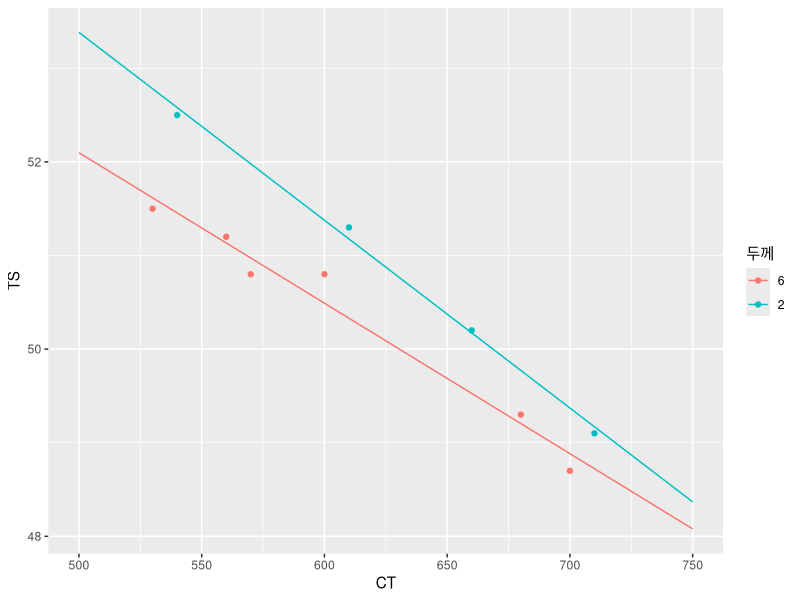

This chart was generated by the following R code:
## ---- chunk 1
library(tidyverse)
## ---- chunk 2
tibble(package = c("tidyverse", "stats", "broom")) %>%
  mutate(version = map_chr(
    package, 
    ~ packageDescription(.x, fields = c("Version"))[1])) %>%
  knitr::kable()
## ---- chunk 3
train_df <- tribble(
  ~age, ~height, ~weight,
  21, 170, 60,
  47, 167, 65,
  36, 173, 67,
  15, 165, 54,
  54, 168, 73,
  25, 177, 71,
  32, 169, 68,
  18, 172, 62,
  43, 171, 66,
  28, 175, 68
)

knitr::kable(
  train_df, booktabs = TRUE,
  align = c('r', 'r', 'r'),
  col.names = c('나이 (age)', '키 (height)', '몸무게 (weight)'),
  caption = '나이, 키, 몸무게 데이터'
)
## ---- chunk 4
lm_fit <- lm(weight ~ age + height, data = train_df)
## ---- chunk 5
coef(lm_fit)
## ---- chunk 6
vcov(lm_fit)
## ---- chunk 7
predict(lm_fit, newdata = tibble(age = 40, height = 170),
        interval = "confidence", level = 0.95)
## ---- chunk 8
n <- nrow(train_df)
X <- cbind(
  intercept = rep(1, n), 
  train_df[, c("age", "height")] %>% as.matrix()
)
y <- train_df[, c("weight")] %>% as.matrix()
k <- ncol(X) - 1

# regression coefficient
beta_hat <- solve(t(X) %*% X) %*% t(X) %*% y

# response estimate
y_hat <- X %*% beta_hat

# MSE
MSE <- sum((y - y_hat) ^ 2) / (n - k - 1)
## ---- chunk 9
# variance of y_hat on new_x
new_x <- matrix(c(
  intercept = 1,
  age = 40,
  height = 170
), ncol = 1)

new_y_hat <- t(new_x) %*% beta_hat

var_new_y_hat <- MSE * t(new_x) %*% solve(t(X) %*% X) %*% new_x
se_new_y_hat <- sqrt(var_new_y_hat)

lci <- new_y_hat + qt(0.025, n - k - 1) * se_new_y_hat
uci <- new_y_hat + qt(0.975, n - k - 1) * se_new_y_hat

str_glue("({format(lci, nsmall = 3L)}, {format(uci, nsmall = 3L)})")
## ---- chunk 10
predict(lm_fit, newdata = tibble(age = 40, height = 170),
        interval = "prediction", level = 0.95)
## ---- chunk 11
# variance of y_hat on new_x
new_x <- matrix(c(
  intercept = 1,
  age = 40,
  height = 170
), ncol = 1)

new_y_hat <- t(new_x) %*% beta_hat

var_new_y_pred <- MSE * (1 + t(new_x) %*% solve(t(X) %*% X) %*% new_x)
se_new_y_pred <- sqrt(var_new_y_pred)

lci <- new_y_hat + qt(0.025, n - k - 1) * se_new_y_pred
uci <- new_y_hat + qt(0.975, n - k - 1) * se_new_y_pred

str_glue("({format(lci, nsmall = 3L)}, {format(uci, nsmall = 3L)})")
## ---- chunk 12
train_df <- tribble(
  ~ct, ~thickness, ~ts,
  540, 2, 52.5,
  660, 2, 50.2,
  610, 2, 51.3,
  710, 2, 49.1,
  570, 6, 50.8,
  700, 6, 48.7,
  560, 6, 51.2,
  600, 6, 50.8,
  680, 6, 49.3,
  530, 6, 51.5
) %>%
  mutate(thickness = factor(thickness, levels = c(6, 2)))
## ---- chunk 13
str(train_df)
## ---- chunk 14
lm_fit <- lm(ts ~ ct + thickness, data = train_df)
## ---- chunk 15
coef(lm_fit)
## ---- chunk 16
lm_interaction_fit <- lm(
  ts ~ ct + thickness + ct:thickness, 
  data = train_df
)
## ---- chunk 17
broom::tidy(lm_interaction_fit)
## ---- chunk 18
new_df <- crossing(
  ct = seq(500, 750, by = 10),
  thickness = factor(c(6, 2), levels = c(6, 2))
)

new_df %>%
  mutate(ts_hat = predict(lm_interaction_fit, .)) %>%
  ggplot(aes(x = ct, y = ts_hat)) +
  geom_line(aes(color = thickness)) +
  geom_point(aes(x = ct, y = ts, color = thickness), data = train_df) +
  labs(color = "두께", x = "CT", y = "TS")
